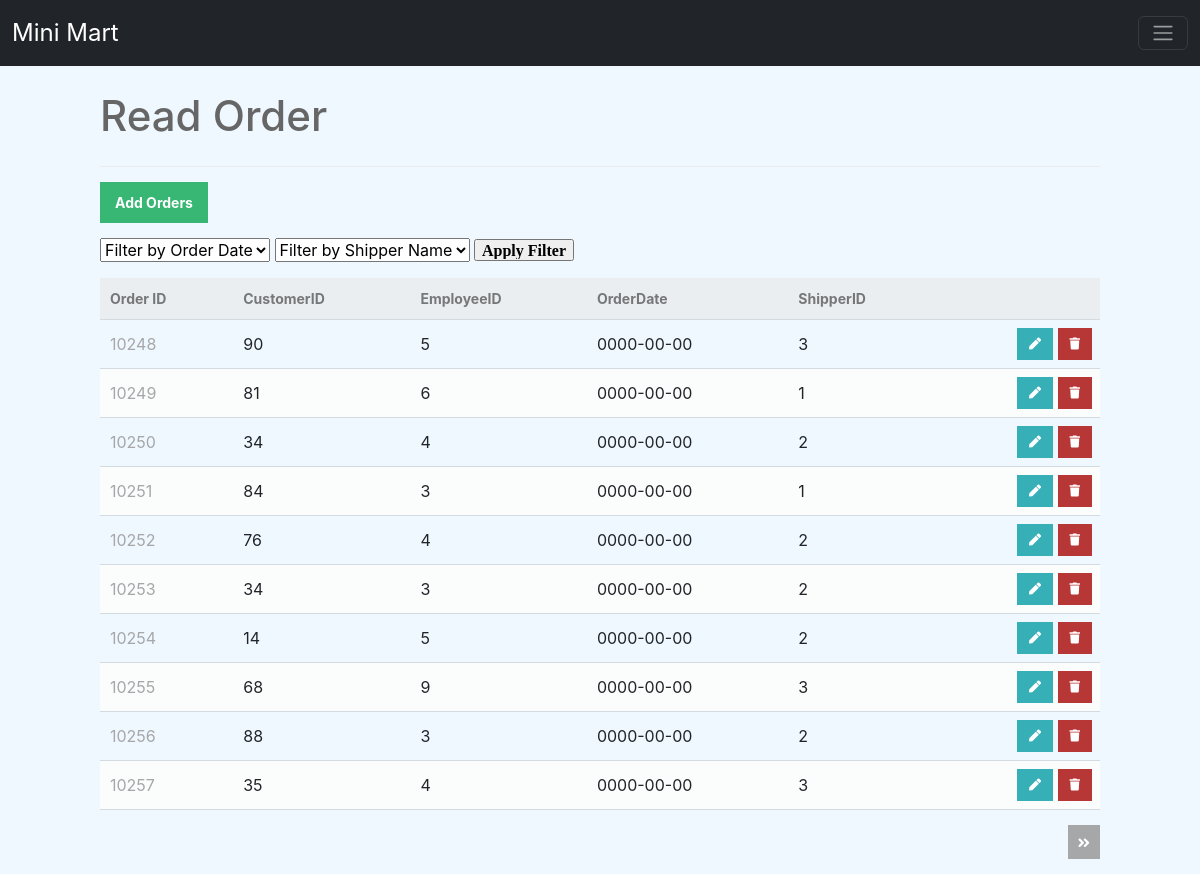
Screenshot of /Order/read.php with the database file from the repository.
### tables this page shows
CREATE TABLE `orders` (
  `OrderID` int(11) NOT NULL,
  `CustomerID` int(255) NOT NULL,
  `EmployeeID` int(255) NOT NULL,
  `OrderDate` date NOT NULL,
  `ShipperID` int(255) NOT NULL
);

### Order/read.php (the view, shortened to what this page needs)
<?php
include 'function.php';
$pdo = pdo_connect_mysql();
$search = isset($_GET['search']) ? $_GET['search'] : '';
$page = isset($_GET['page']) && is_numeric($_GET['page']) ? (int)$_GET['page'] : 1;
$records_per_page = 10;
$sql = 'SELECT * FROM orders
        WHERE CustomerID LIKE :search ';
$sql .= 'ORDER BY OrderID
          LIMIT :current_page, :record_per_page';
$stmt = $pdo->prepare($sql);
$stmt->bindValue(':search', '%' . $search . '%', PDO::PARAM_STR);
$stmt->bindValue(':current_page', ($page - 1) * $records_per_page, PDO::PARAM_INT);
$stmt->bindValue(':record_per_page', $records_per_page, PDO::PARAM_INT);
$stmt->execute();
$orders = $stmt->fetchAll(PDO::FETCH_ASSOC);
$num_orders = $pdo->query('SELECT COUNT(*) FROM orders')->fetchColumn();
?>
<?=template_header('Read')?>
<div class="content read">
	<h2>Read Order</h2>
	<a href="../Order/create.php" class="create-orders">Add Orders</a>
    <form action="" method="get">
    <select name="orderdate">
        <option value="">Filter by Order Date</option>
    </select>
    <select name="shippername">
        <option value="">Filter by Shipper Name</option>
    </select>
    <input type="submit" i class="fa fa-filter" value="Apply Filter" >
</form>
<p><p>
	<table>
        <thead>
            <tr>
                <td>Order ID </td>
                <td>CustomerID</td>
                <td>EmployeeID</td>
                <td>OrderDate</td>
                <td>ShipperID</td>
                <td></td>
            </tr>
        </thead>
        <tbody>
            <?php foreach ($orders as $orders): ?>
            <tr>
                <td><?=$orders['OrderID']?></td>
                <td><?=$orders['CustomerID']?></td>
                <td><?=$orders['EmployeeID']?></td>
                <td><?=$orders['OrderDate']?></td>
                <td><?=$orders['ShipperID']?></td>
                <td class="actions">
                    <a href="../Order/update.php?OrderID=<?=$orders['OrderID']?>" class="edit"><i class="fas fa-pen fa-xs"></i></a>
                    <a href="../Order/delete.php?OrderID=<?=$orders['OrderID']?>" class="trash"><i class="fas fa-trash fa-xs"></i></a>
                </td>
            </tr>
            <?php endforeach; ?>
        </tbody>
    </table>
	<div class="pagination">
		<?php if ($page*$records_per_page < $num_orders): ?>
		<a href="../Order/read.php?page=<?=$page+1?>"><i class="fas fa-angle-double-right fa-sm"></i></a>
		<?php endif; ?>
	</div>
</div>
<?=template_footer()?>

### Order/style.css (style rules this page uses)
* { box-sizing: border-box; font-family: -apple-system, BlinkMacSystemFont, "segoe ui", roboto, oxygen, ubuntu, cantarell, "fira sans", "droid sans", "helvetica neue", Arial, sans-serif; font-size: 16px; -webkit-font-smoothing: antialiased; -moz-osx-font-smoothing: grayscale; }
body { background-color: #FFFFFF; margin: 0; }
.content { width: 1000px; margin: 0 auto; }
.content h2 { margin: 0; padding: 25px 0; font-size: 42px; border-bottom: 1px solid #ebebeb; color: #666666; }
.read .create-orders { display: inline-block; text-decoration: none; background-color: #38b673; font-weight: bold; font-size: 14px; color: #FFFFFF; padding: 10px 15px; margin: 15px 0; }
.read .pagination { display: flex; justify-content: flex-end; }
.read .pagination a { display: inline-block; text-decoration: none; background-color: #a5a7a9; font-weight: bold; color: #FFFFFF; padding: 5px 10px; margin: 15px 0 15px 5px; }
.read table { width: 100%; padding-top: 30px; border-collapse: collapse; }
.read table thead { background-color: #ebeef1; border-bottom: 1px solid #d3dae0; }
.read table thead td { padding: 10px; font-weight: bold; color: #767779; font-size: 14px; }
.read table tbody tr { border-bottom: 1px solid #d3dae0; }
.read table tbody tr:nth-child(even) { background-color: #fbfcfc; }
.read table tbody tr td { padding: 10px; }
.read table tbody tr td:nth-child(1) { color: #a5a7a9; }
.read table tbody tr td.actions { padding: 8px; text-align: right; }
.read table tbody tr td.actions .edit, .read table tbody tr td.actions .trash { display: inline-flex; text-align: right; text-decoration: none; color: #FFFFFF; padding: 10px 12px; }
.read table tbody tr td.actions .trash { background-color: #b73737; }
.read table tbody tr td.actions .edit { background-color: #37afb7; }

### Order/function.php (style rules this page uses)
body { background-color: #f0f8ff; }

### rows the page displays
orders: OrderID "10248", CustomerID "90", EmployeeID "5", OrderDate "0000-00-00", ShipperID "3"
orders: OrderID "10249", CustomerID "81", EmployeeID "6", OrderDate "0000-00-00", ShipperID "1"
orders: OrderID "10250", CustomerID "34", EmployeeID "4", OrderDate "0000-00-00", ShipperID "2"
orders: OrderID "10251", CustomerID "84", EmployeeID "3", OrderDate "0000-00-00", ShipperID "1"
orders: OrderID "10252", CustomerID "76", EmployeeID "4", OrderDate "0000-00-00", ShipperID "2"
orders: OrderID "10253", CustomerID "34", EmployeeID "3", OrderDate "0000-00-00", ShipperID "2"
orders: OrderID "10254", CustomerID "14", EmployeeID "5", OrderDate "0000-00-00", ShipperID "2"
orders: OrderID "10255", CustomerID "68", EmployeeID "9", OrderDate "0000-00-00", ShipperID "3"
orders: OrderID "10256", CustomerID "88", EmployeeID "3", OrderDate "0000-00-00", ShipperID "2"
orders: OrderID "10257", CustomerID "35", EmployeeID "4", OrderDate "0000-00-00", ShipperID "3"
